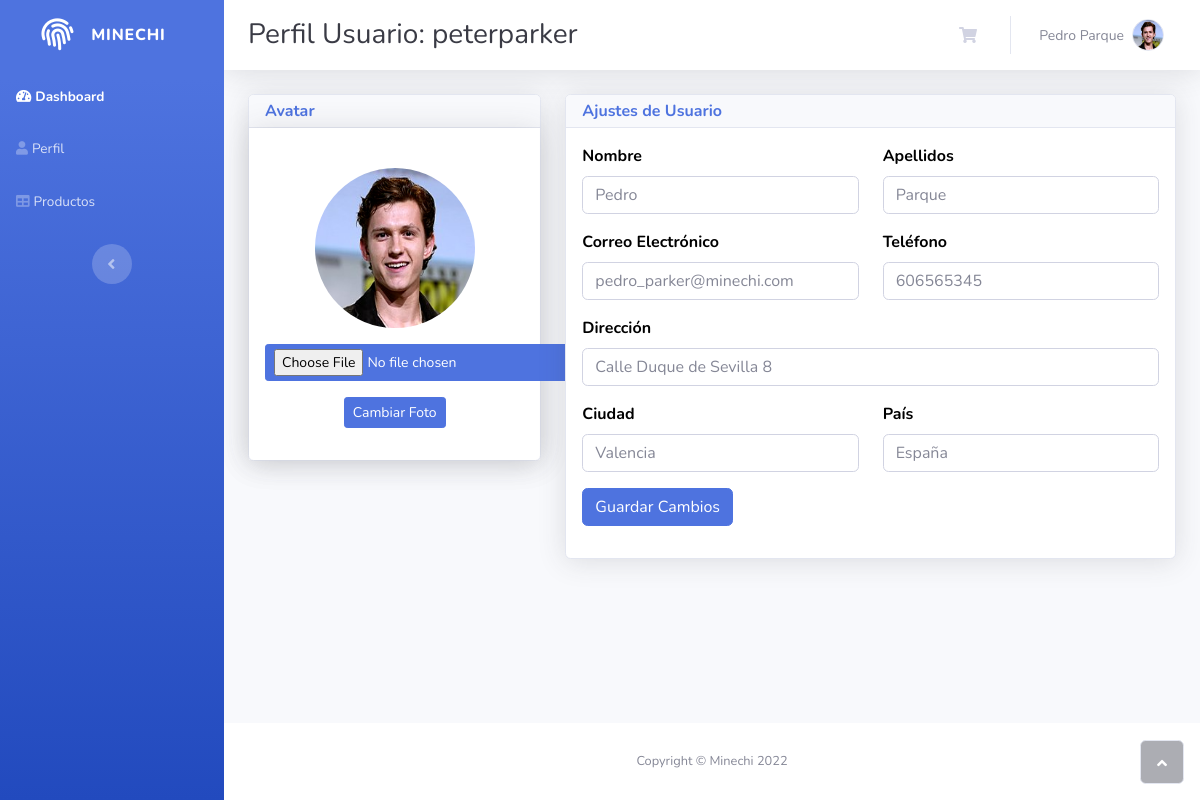
/perfil (signed in), run on the app's committed database.
### models.py (models this page shows, shortened)
class Usuario(UserMixin):
    __tablename__ = 'usuario'
    id = Column(Integer, primary_key=True, autoincrement=True)
    usuario = Column(String(25), unique=True, nullable=False)
    email = Column(String(60), unique=True, nullable=False)
    password = Column(String(25), nullable=False)
    avatar = Column(String(30), default='default.png')
    admin = Column(Boolean, default=False)
    telefono = Column(Integer)
    direccion = Column(String(100))
    ciudad = Column(String(50))
    pais = Column(String(50))
    def proveedor(self):
        return isinstance(self, Proveedor)

class Cliente(Usuario, db.Base):
    __tablename__ = 'cliente'
    nombre = Column(String(20), nullable=False)
    apellidos = Column(String(40), nullable=False)
    carrito = relationship('Carrito', lazy='subquery', backref='cliente')
    transaccion = relationship('Transaccion', lazy='subquery', backref='cliente')
    transaccion_detalles = relationship('DetalleTransaccion', lazy='subquery', backref='cliente')
    def items_carrito(self):
        total = 0
        for i in self.carrito:
            total = total + int(i.cantidad)
        return total

### app.py (the view, shortened to what this page needs)
@app.route("/perfil", methods=['GET', 'POST'])
@login_required
def perfil():
    if current_user.proveedor():
        usuario = db.session.query(Proveedor).filter_by(id=current_user.id).first()
    else:
        usuario = db.session.query(Cliente).filter_by(id=current_user.id).first()
    db_guardar()
    return render_template('perfil.html', usuario=current_user)

### app.py (called while the page is built)
def db_guardar():
    try:
        db.session.commit()
    except SQLAlchemyError as e:
        db.session.rollback()
        flash(str(e), 'danger')
    finally:
        db.session.close()

@login_manager.user_loader
def load_user(id_usuario):
    clientes = db.session.query(Cliente).all()
    proveedores = db.session.query(Proveedor).all()
    for usuario in clientes + proveedores:
        if usuario.id == int(id_usuario):
            return usuario
    return None

### templates/perfil.html (shortened to what this page needs)
<!DOCTYPE html>
<html>
   <head>
      {% block head %}
      <link rel="stylesheet" href="static/css/bootstrap.min.css">
      <link rel="stylesheet" href="static/fonts/fontawesome-all.min.css">
      <link rel="stylesheet" href="static/fonts/font-awesome.min.css">
      <link rel="stylesheet" href="static/fonts/fontawesome5-overrides.min.css">
      {% endblock %}
   </head>
   <body id="page-top">
      <div id="wrapper">
         <nav class="navbar navbar-dark align-items-start sidebar sidebar-dark accordion bg-gradient-primary p-0">
            <div class="container-fluid d-flex flex-column p-0">
               <a class="navbar-brand d-flex justify-content-center align-items-center sidebar-brand m-0" href="#">
                  <div class="sidebar-brand-icon rotate-n-15"><i class="fas fa-fingerprint"></i></div>
                  <div class="sidebar-brand-text mx-3"><span>MINECHI</span></div>
               </a>
               <ul class="navbar-nav text-light" id="accordionSidebar">
                  <li class="nav-item"><a class="nav-link active" href="{{url_for('dashboard')}}"><i class="fas fa-tachometer-alt"></i><span>Dashboard</span></a></li>
                  <li class="nav-item"><a class="nav-link" href="{{url_for('perfil')}}"><i class="fas fa-user"></i><span>Perfil</span></a></li>
                  <li class="nav-item"><a class="nav-link" href="{{url_for('productos')}}"><i class="fas fa-table"></i><span>Productos</span></a></li>
               </ul>
               <div class="text-center d-none d-md-inline"><button class="btn rounded-circle border-0" id="sidebarToggle" type="button"></button></div>
            </div>
         </nav>
         <div class="d-flex flex-column" id="content-wrapper">
            <div id="content">
               {% block content %}
               <nav class="navbar navbar-light navbar-expand bg-white shadow mb-4 topbar static-top">
                  <div class="container-fluid">
                     <h3 class="text-dark mb-0">Perfil Usuario: {{usuario.usuario}}</h3>
                     <ul class="navbar-nav flex-nowrap ms-auto">
                        <li class="nav-item dropdown no-arrow mx-1">
                           {% if usuario.admin %}
                           <div class="nav-item dropdown no-arrow"><a class="dropdown-toggle nav-link" href="{{url_for('usuarios')}}"><i class="fas fa-users fa-fw"></i></a></div>
                           {% elif usuario.proveedor() %}
                           <div class="nav-item dropdown no-arrow"><a class="dropdown-toggle nav-link" href="{{url_for('reponer')}}">{% if usuario.productos_reponer() == 0 %}{% else %}<span class="badge bg-danger badge-counter"> {{ usuario.productos_reponer() }}{% endif %}</span><i class="fas fa-bell fa-fw"></i></a></div>
                           {% else %}
                           <div class="nav-item dropdown no-arrow"><a class="dropdown-toggle nav-link" href="{{url_for('carrito')}}"><i class="fas fa-shopping-cart fa-fw"></i></a></div>
                           {% endif%}
                        </li>
                        <li class="nav-item dropdown no-arrow">
                           <div class="nav-item dropdown show no-arrow">
                              <a class="dropdown-toggle nav-link" aria-expanded="false" data-bs-toggle="dropdown" href="#"><span class="d-none d-lg-inline me-2 text-gray-600 small">{{ usuario.nombre }} {{ usuario.apellidos }} {{ usuario.nombre_empresa }}</span><img class="border rounded-circle img-profile" src="static/img/avatars/{{ usuario.avatar }}"></a>
                           </div>
                        </li>
                     </ul>
                  </div>
               </nav>
               <div class="container-fluid">
                  <div class="row">
                     <div class="col-lg-4">
                        <div class="card shadow mb-3">
                           <div class="card-header py-1">
                              <p class="text-primary m-0 fw-bold">Avatar</p>
                           </div>
                           <div class="card-body text-center shadow">
                              <img class="rounded-circle mb-3 mt-4" src="static/img/avatars/{{usuario.avatar}}" width="160" height="160">
                              <form method="post" name="avatar" enctype="multipart/form-data">
                                 <div class="mb-3"><input class="btn btn-primary btn-sm" type="file" name="file"></div>
                                 <div class="mb-3"><button class="btn btn-primary btn-sm" type="submit" name="btn" value="avatar">Cambiar Foto</button></div>
                              </form>
                           </div>
                        </div>
                     </div>
                     <div class="col-lg-8">
                        <div class="row">
                           <div class="col">
                              <div class="card shadow mb-3">
                                 <div class="card-header py-1">
                                    <p class="text-primary m-0 fw-bold">Ajustes de Usuario</p>
                                 </div>
                                 <div class="card-body">
                                    <form method="post" name="datos">
                                       <div class="row">
                                          {% if usuario.proveedor() %}
                                          <div class="mb-3"><label class="form-label" style="color: black;"><strong>Nombre de Empresa</strong></label>
                                             <input class="form-control" type="text" placeholder="{{usuario.nombre_empresa}}" name="nombre_empresa">
                                          </div>
                                          {% else %}
                                          <div class="col">
                                             <div class="mb-3"><label class="form-label" style="color: black;"><strong>Nombre</strong></label>
                                                <input class="form-control" type="text" placeholder="{{usuario.nombre}}" name="nombre">
                                             </div>
                                          </div>
                                          <div class="col">
                                             <div class="mb-3"><label class="form-label" style="color: black;"><strong>Apellidos</strong><br></label>
                                                <input class="form-control" type="text" placeholder="{{usuario.apellidos}}" name="apellidos">
                                             </div>
                                          </div>
                                          {% endif %}
                                       </div>
                                       <div class="row">
                                          <div class="col">
                                             <div class="mb-3"><label class="form-label" style="color: black;"><strong>Correo Electrónico </strong><br></label>
                                                <input class="form-control" type="email"  placeholder="{{usuario.email}}" name="email">
                                             </div>
                                          </div>
                                          <div class="col">
                                             <div class="mb-3"><label class="form-label" style="color: black;"><strong>Teléfono</strong><br></label>
                                                <input class="form-control" type="number" placeholder="{{usuario.telefono}}" name="telefono">
                                             </div>
                                          </div>
                                       </div>
                                       <div class="mb-3"><label class="form-label" style="color: black;"><strong>Dirección</strong></label>
                                          <input class="form-control" type="text" placeholder="{{usuario.direccion}}" name="direccion">
                                       </div>
                                       <div class="row">
                                          <div class="col">
                                             <div class="mb-3"><label class="form-label" style="color: black;"><strong>Ciudad</strong></label>
                                                <input class="form-control" type="text" placeholder="{{usuario.ciudad}}" name="ciudad">
                                             </div>
                                          </div>
                                          <div class="col">
                                             <div class="mb-3"><label class="form-label" style="color: black;"><strong>País</strong></label>
                                                <input class="form-control" type="text" placeholder="{{usuario.pais}}" name="pais">
                                             </div>
                                          </div>
                                       </div>
                                       <div class="col">
                                          <div class="mb-3 "><button class="btn btn-primary btn-md" name="btn" value="datos" type="submit">Guardar Cambios</button></div>
                                       </div>
                                    </form>
                                 </div>
                              </div>
                           </div>
                        </div>
                     </div>
                  </div>
               </div>
               {% endblock %}
            </div>
            <footer class="bg-white sticky-footer">
               {% block footer %}
               <div class="container my-auto">
                  <div class="text-center my-auto copyright"><span>Copyright © Minechi 2022</span></div>
               </div>
               {% endblock %}
            </footer>
         </div>
         <a class="border rounded d-inline scroll-to-top" href="#page-top"><i class="fas fa-angle-up"></i></a>
      </div>
   </body>
</html>

### data on the page
Cliente: usuario "peterparker", nombre "Pedro", apellidos "Parque", avatar (picture), email "pedro_parker@minechi.com", telefono "606565345", direccion "Calle Duque de Sevilla 8", ciudad "Valencia", pais "España"
